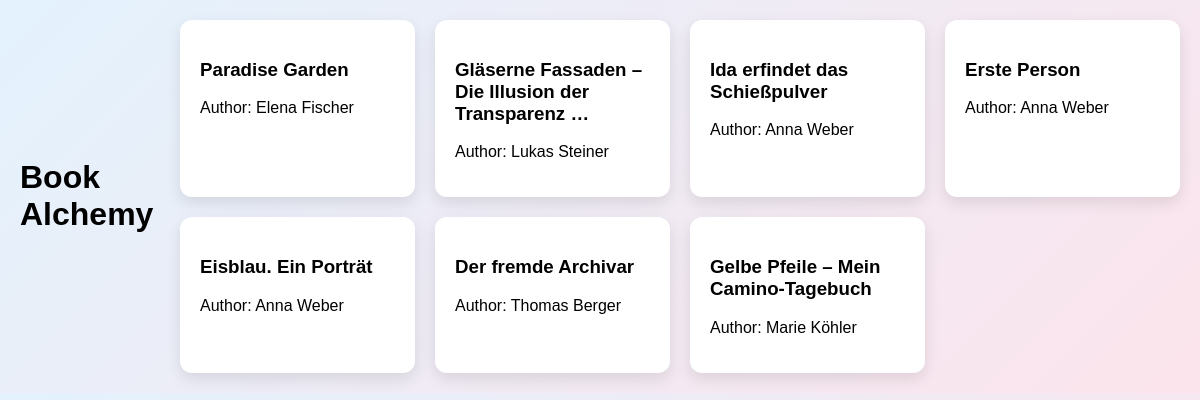
The page / on the database its author committed.
### data_models.py (models this page shows, shortened)
class Book(db.Model):
    __tablename__ = 'books'
    id = db.Column(db.Integer, primary_key=True, autoincrement=True)
    isbn = db.Column(db.String(17), unique=True, nullable=False)
    title = db.Column(db.String(255), nullable=False)
    author_id = db.Column(db.Integer, db.ForeignKey('authors.id'), nullable= False)
    publication_year = db.Column(db.Integer, nullable=False)
    author = db.relationship('Author', backref='books')

class Author(db.Model):
    __tablename__ = 'authors'
    id = db.Column(db.Integer, primary_key=True, autoincrement=True)
    name = db.Column(db.String, nullable=False)
    birth_date = db.Column(db.Date)
    date_of_death = db.Column(db.Date, nullable=True)

### app.py (the view)
@app.route('/')
def home():
    books = Book.query.all()
    authors = Author.query.all()
    return render_template('home.html', books=books, authors=authors), 200

### templates/home.html (shortened to what this page needs)
<!DOCTYPE html>
<html lang="en">
  <head>
    <link rel="stylesheet" href="{{ url_for('static', filename='style.css') }}">
  </head>
  <body class="home-page">
    <h1> Book Alchemy </h1>
    <div class="book-grid">
    {% for book in books %}
        <div class="book-card">
            <h3>{{ book.title }}</h3>
            <p>Author: {{ book.author.name }}</p>
        </div>
    {% endfor %}
    </div>
  </body>
</html>

### static/style.css (style rules this page uses)
body { display: flex; justify-content: center; align-items: center; }
.home-page { font-family: Arial, sans-serif; background: linear-gradient(135deg, #e3f2fd, #fce4ec); margin: 0; padding: 20px; }
.book-grid { display: grid; grid-template-columns: repeat(auto-fit, minmax(220px, 1fr)); gap: 20px; max-width: 1000px; margin: 0 auto; }
.book-card { background: white; padding: 20px; border-radius: 12px; box-shadow: 0 6px 15px rgba(0,0,0,0.1); transition: 0.3s; }

### rows shown on the page
Book: title "Paradise Garden", author.name "Elena Fischer"
Book: title "Gläserne Fassaden – Die Illusion der Transparenz …", author.name "Lukas Steiner"
Book: title "Ida erfindet das Schießpulver", author.name "Anna Weber"
Book: title "Erste Person", author.name "Anna Weber"
Book: title "Eisblau. Ein Porträt", author.name "Anna Weber"
Book: title "Der fremde Archivar", author.name "Thomas Berger"
Book: title "Gelbe Pfeile – Mein Camino-Tagebuch", author.name "Marie Köhler"
